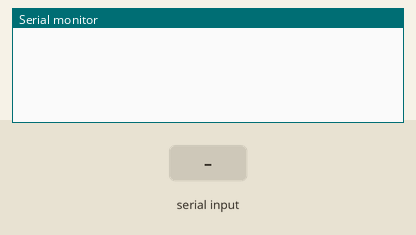
Bench run of a sketch on a simulated Arduino Uno, built with avr-gcc and run on an emulated ATmega328P. On the bench: the last lines printed to the serial monitor. Inputs (shaded band) come from the test bench.

Above: at 1.2 s.
1.3 s: "PING\n" received over Serial
At 1.9 s:
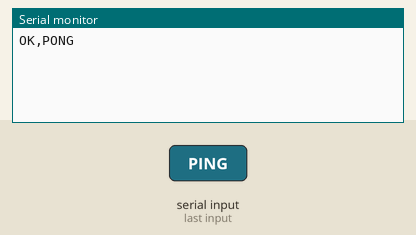
2.8 s: "STATUS\n" received over Serial
At 4.0 s:
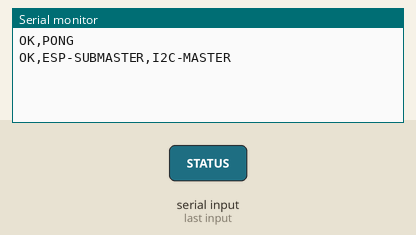
4.3 s: "PAUSE\n" received over Serial
At 5.3 s:
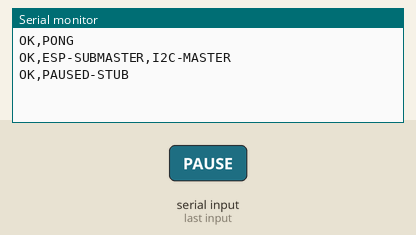
5.8 s: "RESUME\n" received over Serial
At 6.5 s:
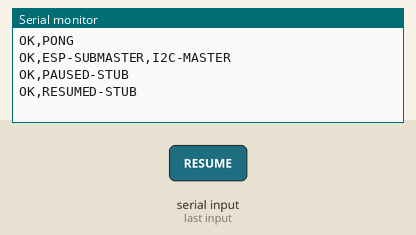
7.3 s: "1\n" received over Serial
At 7.6 s:
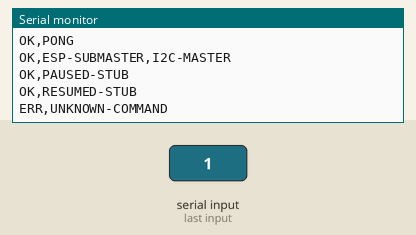

Measured:
- after the input at 1.3 s, the serial monitor: prints a new line at once (image 1)
- after the input at 2.8 s, the serial monitor: prints a new line at once (image 2)
- after the input at 4.3 s, the serial monitor: prints a new line at once (image 3)
- after the input at 5.8 s, the serial monitor: prints a new line at once (image 4)
- after the input at 7.3 s, the serial monitor: prints a new line at once (image 5)

The sketch:

Serial_SubMaster_Status.ino
```cpp
/*
  Experimental sub-master status sketch.
  Use this beside the ESP I2C master when you want a root controller to poll status over Serial.
*/

const bool MASTER_ONLY_MODE = false; // Match the ESP master's master_only setting for this sub-master
const char* SUBMASTER_NAME = "ESP-SUBMASTER";

void setup() {
  Serial.begin(115200);
}

void loop() {
  if (!Serial.available()) return;

  String command = Serial.readStringUntil('\n');
  command.trim();

  if (command == "PING") {
    Serial.println("OK,PONG");
  } else if (command == "STATUS") {
    Serial.println(String("OK,") + SUBMASTER_NAME + "," + (MASTER_ONLY_MODE ? "MASTER-ONLY" : "I2C-MASTER"));
  } else if (command == "PAUSE") {
    Serial.println("OK,PAUSED-STUB");
  } else if (command == "RESUME") {
    Serial.println("OK,RESUMED-STUB");
  } else {
    Serial.println("ERR,UNKNOWN-COMMAND");
  }
}
```
